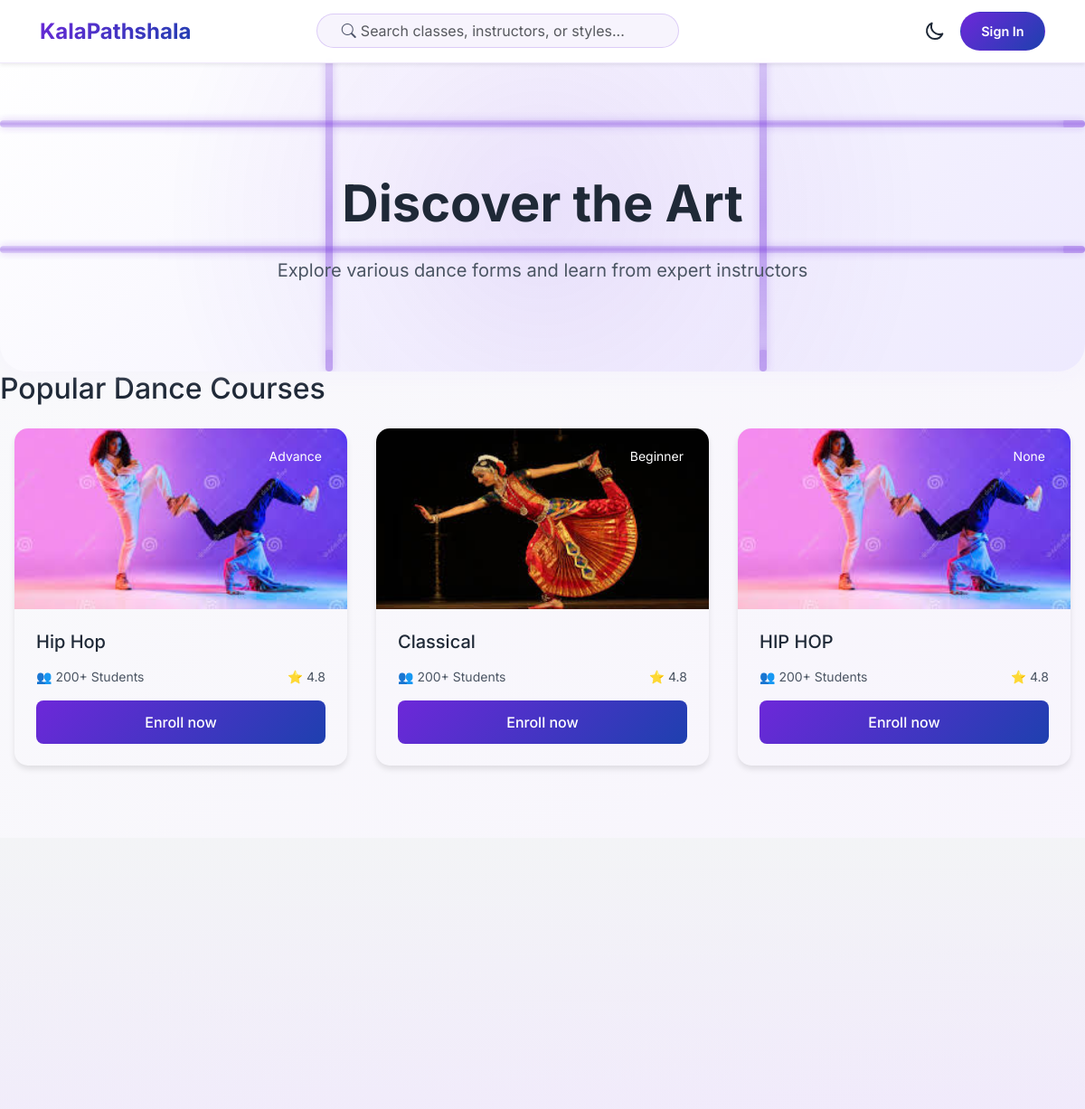
The page /courses/category/dance/hip-hop/ on the database as committed earlier.
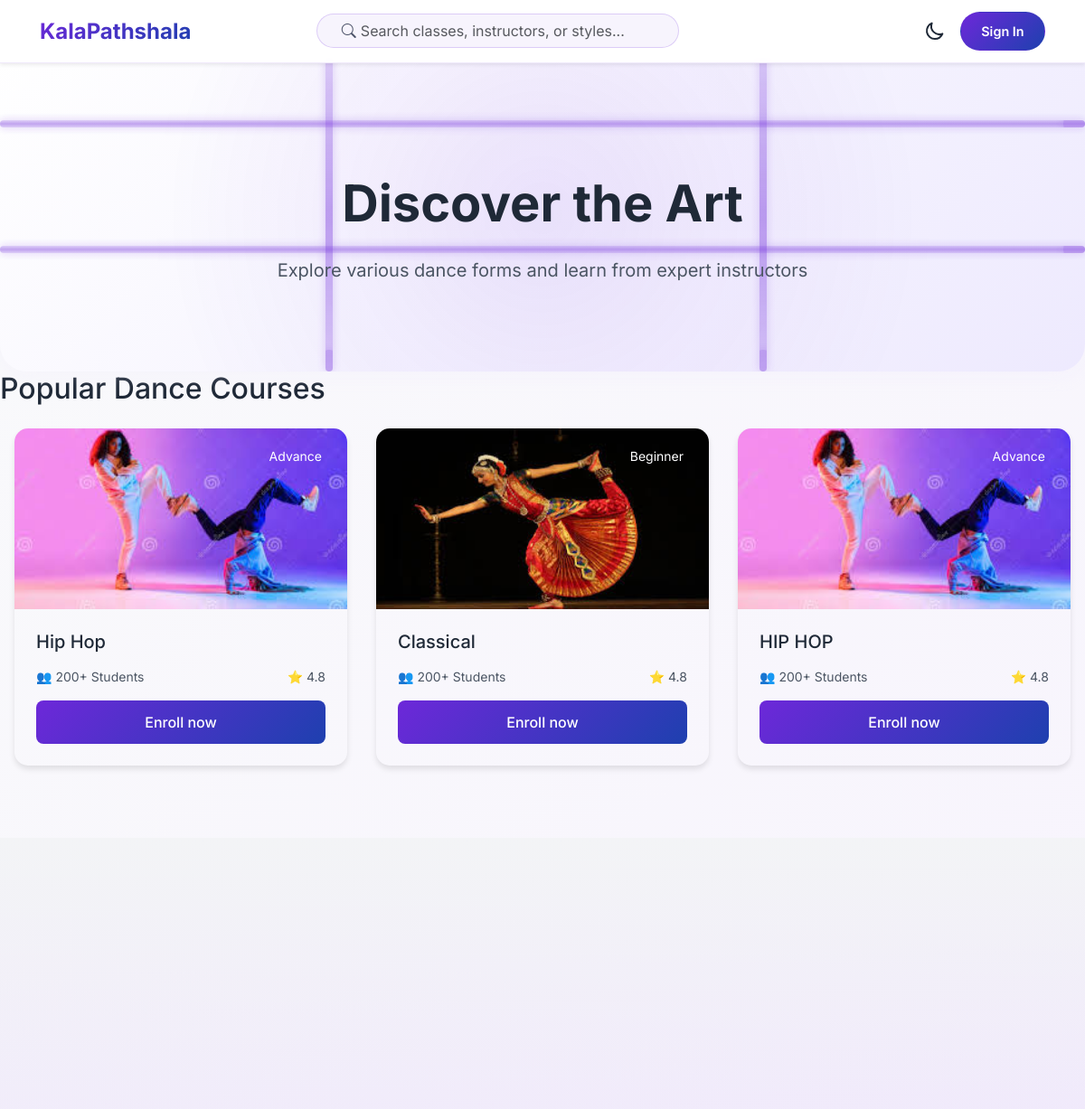
The same page on the database as committed later.
### course/models.py (models this page shows, shortened)
class Course(models.Model):
    level_choice = (('Beginner','Beginner'),('Intermediate','Intermediate'),('Advance','Advance'))
    teacher = models.ForeignKey('account.Teacher', on_delete=models.CASCADE, related_name='courses')
    title = models.CharField(max_length=100)
    slug = models.SlugField(unique=True, null=True, blank=True)
    uid = models.UUIDField(default=uuid.uuid4, editable=False, unique=True)
    description = models.TextField()
    image = models.ImageField(upload_to='courses/')
    category = models.ForeignKey(CourseCategory, on_delete=models.CASCADE, related_name='courses')
    subcategory = models.ForeignKey(CourseSubCategory, on_delete=models.CASCADE, default='Beginner',related_name='courses')
    level = models.CharField(max_length=20, choices=level_choice, null=True, blank=True)
    duration = models.CharField(max_length=30, null=True, blank=True)
    price = models.DecimalField(max_digits=10, decimal_places=2, default=0.00)
    discount_price = models.DecimalField(max_digits=10, decimal_places=2, default=0.00)
    is_active = models.BooleanField(default=True)
    is_free = models.BooleanField(default=False)
    created_at = models.DateTimeField(auto_now_add=True)
    updated_at = models.DateTimeField(auto_now=True)

### course/views.py (the view)
# urls.py: path('category/<slug>/<sub>/',views.subcategory_courses,name='subcate_courses'),
def subcategory_courses(request, slug, sub):
    cate = get_object_or_404(models.CourseCategory, slug=slug)
    subcate = get_object_or_404(models.CourseSubCategory, slug=sub)
    course = models.Course.objects.filter(is_active = True,subcategory=subcate)
    return render(request,'courses-cards.html',{'courses':course,'cate':cate,'subcate':subcate})

### templates/courses-cards.html (shortened to what this page needs)
{% extends "index.html" %}
{% block content %}
    <link rel="stylesheet" href="styles.css">
</head>
<body>
    <div class="app">
        <header class="page-header">
            <div class="pipe-flow">
                <div class="pipe pipe-horizontal pipe-1">
                </div>
                <div class="pipe pipe-horizontal pipe-2">
                </div>
                <div class="pipe pipe-vertical pipe-3">
                </div>
                <div class="pipe pipe-vertical pipe-4">
                </div>
            </div>
            <h1 class="page-title">Discover the Art {{ subcate.title }} {{ cate.title }}</h1>
            <p class="page-subtitle">Explore various dance forms and learn from expert instructors</p>
        </header>
        <section class="course-listings">
            <div class="courses-container">
                <h2>Popular Dance Courses</h2>
                <div class="courses-grid">
                     {% if courses %}
                     {% for course in courses %}
                    <div class="course-card">
                        <div class="course-image">
                            <img src="{{course.image.url}}" alt="Kathak Basics">
                            <div class="course-level">{{course.level}}</div>
                        </div>
                        <div class="course-content">
                            <h3>{{course.title}}</h3>
                            <div class="course-stats">
                                <span>👥 200+ Students</span>
                                <span>⭐ 4.8</span>
                            </div>
                            <a href="{% url "course" course.slug %}" style='text-decoration:none;' class="explore-btn">Enroll now</a>
                        </div>
                    </div>
                    {% endfor %}
                    {% else %}
                    <div class="alert alert-success" role="alert">
                        No Courses Available
                      </div>
                    {% endif %}
                </div>
            </div>
        </section>
    </div>
    {% endblock content %}

Rows that differ between the two databases and show on the page:
changed Course "HIP HOP": level "None" → "Advance"
